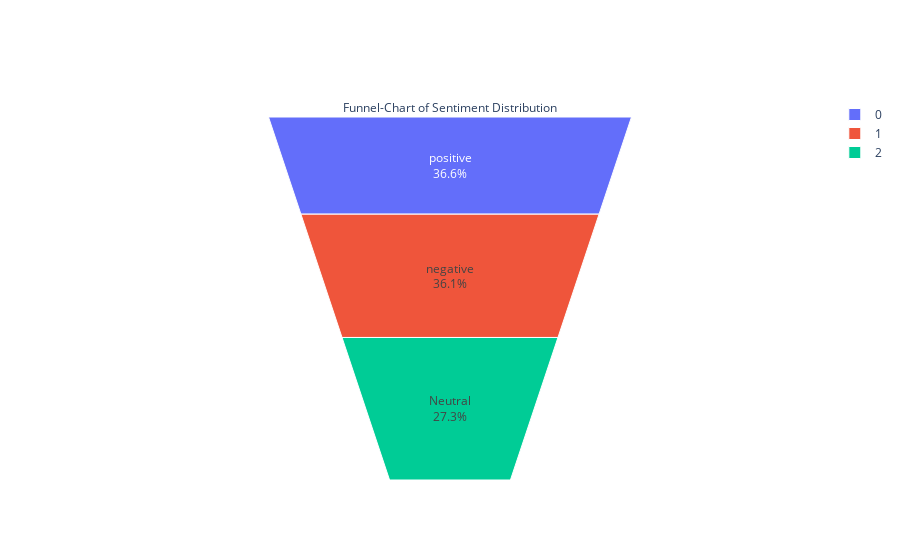

Here is the notebook cell this chart was saved with:
### Code cell
#plot Funel CHart for the Sentiment analysis 
fig = go.Figure(go.Funnelarea(
    text =temp.sentiment,
    values = temp.cl_twt,
    title = {"position": "top center", "text": "Funnel-Chart of Sentiment Distribution"}
    ))
fig.show()

### Figure 1 — Plotly figure (JSON) as saved in the notebook; plotly's stock layout.template omitted (floating-point values rounded to 4 significant figures)
{"data": [{"text": ["positive", "negative", "Neutral"], "title": {"position": "top center", "text": "Funnel-Chart of Sentiment Distribution"}, "type": "funnelarea", "values": [3246, 3202, 2425]}], "layout": {}}
